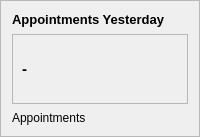
                                   <widget class="QFrame" name="card1_3">
                                    <property name="maximumSize">
                                     <size>
                                      <width>16667</width>
                                      <height>16667</height>
                                     </size>
                                    </property>
                                    <property name="frameShape">
                                     <enum>QFrame::StyledPanel</enum>
                                    </property>
                                    <property name="frameShadow">
                                     <enum>QFrame::Raised</enum>
                                    </property>
                                    <layout class="QVBoxLayout" name="verticalLayout_34">
                                     <property name="spacing">
                                      <number>7</number>
                                     </property>
                                     <property name="leftMargin">
                                      <number>11</number>
                                     </property>
                                     <property name="topMargin">
                                      <number>11</number>
                                     </property>
                                     <property name="rightMargin">
                                      <number>11</number>
                                     </property>
                                     <property name="bottomMargin">
                                      <number>11</number>
                                     </property>
                                     <item>
                                      <widget class="QLabel" name="label_54">
                                       <property name="minimumSize">
                                        <size>
                                         <width>0</width>
                                         <height>0</height>
                                        </size>
                                       </property>
                                       <property name="maximumSize">
                                        <size>
                                         <width>300</width>
                                         <height>16777215</height>
                                        </size>
                                       </property>
                                       <property name="font">
                                        <font>
                                         <pointsize>10</pointsize>
                                         <weight>75</weight>
                                         <bold>true</bold>
                                        </font>
                                       </property>
                                       <property name="styleSheet">
                                        <string notr="true">color: rgb(0, 0, 0);
background-color: none;
font-size:10pt;</string>
                                       </property>
                                       <property name="text">
                                        <string>Appointments Yesterday</string>
                                       </property>
                                      </widget>
                                     </item>
                                     <item>
                                      <widget class="QFrame" name="frame_34">
                                       <property name="styleSheet">
                                        <string notr="true">background-color:none;</string>
                                       </property>
                                       <property name="frameShape">
                                        <enum>QFrame::StyledPanel</enum>
                                       </property>
                                       <property name="frameShadow">
                                        <enum>QFrame::Raised</enum>
                                       </property>
                                       <layout class="QHBoxLayout" name="horizontalLayout_41">
                                        <item>
                                         <widget class="QLabel" name="num_app_yd">
                                          <property name="font">
                                           <font>
                                            <pointsize>11</pointsize>
                                            <weight>75</weight>
                                            <bold>true</bold>
                                           </font>
                                          </property>
                                          <property name="styleSheet">
                                           <string notr="true">color: rgb(0, 0, 0);
font-size:11pt;</string>
                                          </property>
                                          <property name="text">
                                           <string>-</string>
                                          </property>
                                         </widget>
                                        </item>
                                        <item>
                                         <widget class="QLabel" name="label_55">
                                          <property name="minimumSize">
                                           <size>
                                            <width>50</width>
                                            <height>50</height>
                                           </size>
                                          </property>
                                          <property name="maximumSize">
                                           <size>
                                            <width>70</width>
                                            <height>70</height>
                                           </size>
                                          </property>
                                          <property name="text">
                                           <string/>
                                          </property>
                                          <property name="pixmap">
                                           <pixmap resource="scheduler -py full/icons.qrc">:/icons/appointment.png</pixmap>
                                          </property>
                                          <property name="scaledContents">
                                           <bool>true</bool>
                                          </property>
                                         </widget>
                                        </item>
                                       </layout>
                                      </widget>
                                     </item>
                                     <item>
                                      <widget class="QLabel" name="label_56">
                                       <property name="font">
                                        <font/>
                                       </property>
                                       <property name="styleSheet">
                                        <string notr="true">background-color:none;
color: rgb(0, 0, 0);</string>
                                       </property>
                                       <property name="text">
                                        <string>Appointments</string>
                                       </property>
                                      </widget>
                                     </item>
                                    </layout>
                                   </widget>
